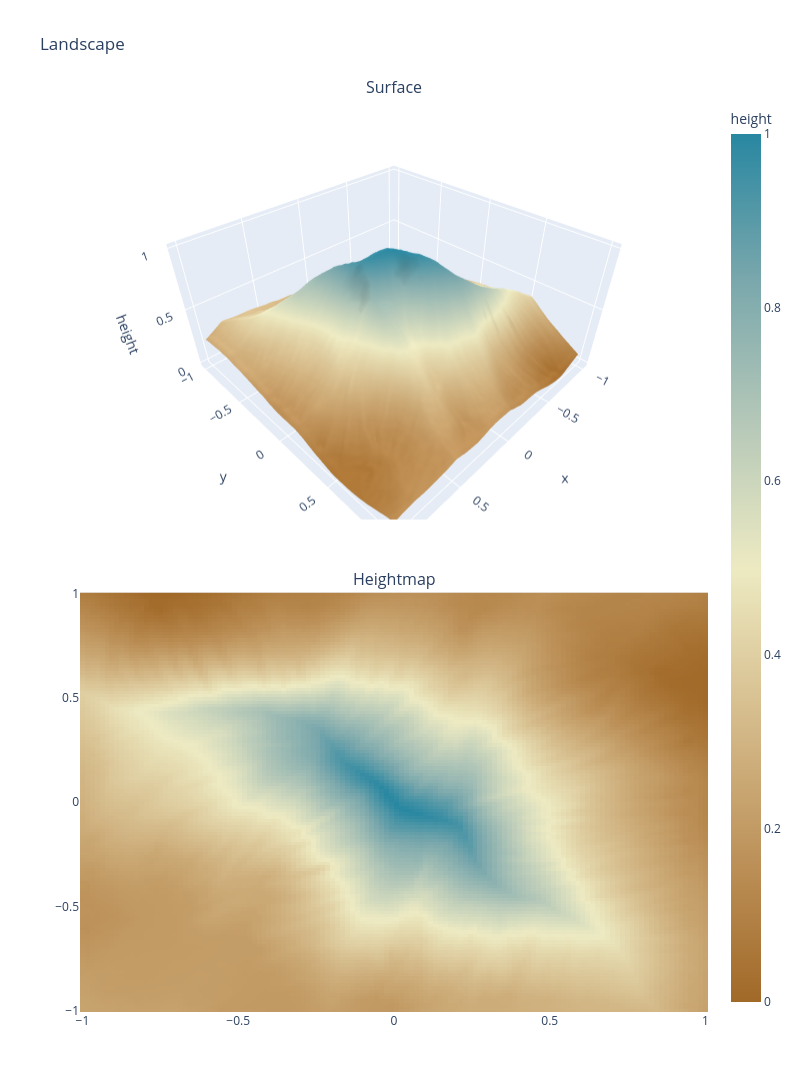
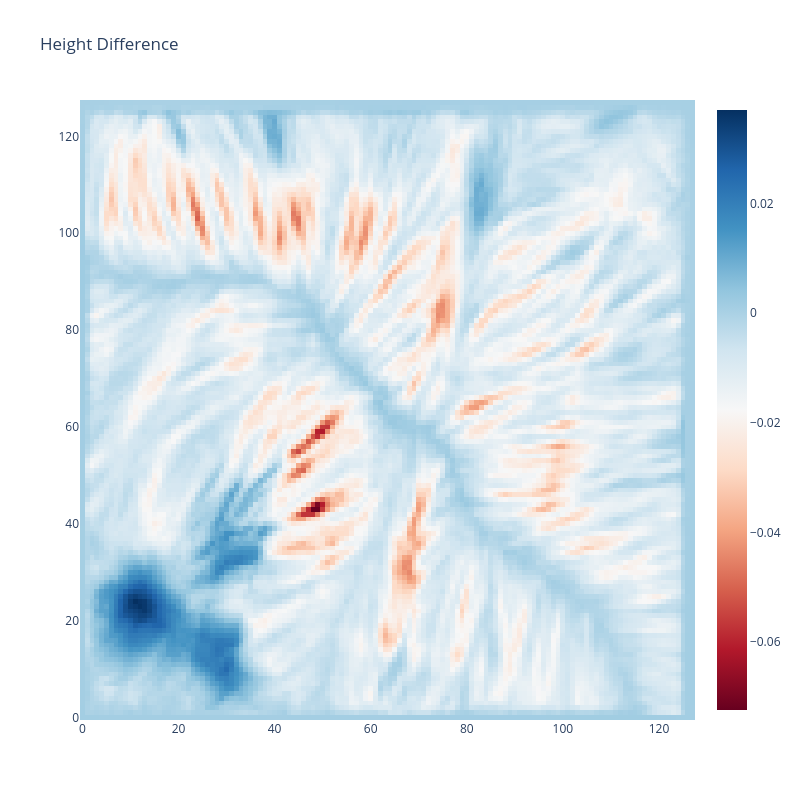

Source (notebook cell) for these figures, in order:
### Code cell
import numba as nb


@nb.njit
def sample_height_and_gradient(heightmap, x_pos, y_pos):
    x0 = int(x_pos)
    y0 = int(y_pos)
    x1 = x0 + 1
    y1 = y0 + 1

    sx = x_pos - x0
    sy = y_pos - y0

    h00 = heightmap[y0, x0]
    h10 = heightmap[y0, x1]
    h01 = heightmap[y1, x0]
    h11 = heightmap[y1, x1]

    h0 = h00 * (1.0 - sx) + h10 * sx
    h1 = h01 * (1.0 - sx) + h11 * sx
    h = h0 * (1.0 - sy) + h1 * sy

    grad_x = (h10 - h00) * (1.0 - sy) + (h11 - h01) * sy
    grad_y = (h01 - h00) * (1.0 - sx) + (h11 - h10) * sx
    return h, grad_x, grad_y


@nb.njit
def deposit_bilinear(heightmap, x_pos, y_pos, amount):
    x0 = int(x_pos)
    y0 = int(y_pos)
    x1 = x0 + 1
    y1 = y0 + 1

    sx = x_pos - x0
    sy = y_pos - y0

    w00 = (1.0 - sx) * (1.0 - sy)
    w10 = sx * (1.0 - sy)
    w01 = (1.0 - sx) * sy
    w11 = sx * sy

    heightmap[y0, x0] += amount * w00
    heightmap[y0, x1] += amount * w10
    heightmap[y1, x0] += amount * w01
    heightmap[y1, x1] += amount * w11


@nb.njit
def erode_with_brush(heightmap, x_pos, y_pos, amount, radius):
    center_x = int(x_pos)
    center_y = int(y_pos)
    h = heightmap.shape[0]
    w = heightmap.shape[1]

    total_weight = 0.0
    for oy in range(-radius, radius + 1):
        for ox in range(-radius, radius + 1):
            xi = center_x + ox
            yi = center_y + oy
            if xi <= 0 or xi >= w - 1 or yi <= 0 or yi >= h - 1:
                continue
            dist = (ox * ox + oy * oy) ** 0.5
            if dist > radius:
                continue
            total_weight += radius + 1.0 - dist

    if total_weight <= 0.0:
        return 0.0

    removed = 0.0
    for oy in range(-radius, radius + 1):
        for ox in range(-radius, radius + 1):
            xi = center_x + ox
            yi = center_y + oy
            if xi <= 0 or xi >= w - 1 or yi <= 0 or yi >= h - 1:
                continue
            dist = (ox * ox + oy * oy) ** 0.5
            if dist > radius:
                continue

            weight = radius + 1.0 - dist
            share = amount * (weight / total_weight)

            local_floor = 1e18
            for ny in range(yi - 1, yi + 2):
                for nx in range(xi - 1, xi + 2):
                    if ny == yi and nx == xi:
                        continue
                    v = heightmap[ny, nx]
                    if v < local_floor:
                        local_floor = v

            max_remove = heightmap[yi, xi] - local_floor
            if max_remove < 0.0:
                max_remove = 0.0

            delta = share
            if delta > max_remove:
                delta = max_remove

            heightmap[yi, xi] -= delta
            removed += delta

    return removed


@nb.njit
def diffuse_step(heightmap, alpha):
    src = heightmap.copy()
    h = heightmap.shape[0]
    w = heightmap.shape[1]

    for yi in range(1, h - 1):
        for xi in range(1, w - 1):
            lap = (
                src[yi - 1, xi]
                + src[yi + 1, xi]
                + src[yi, xi - 1]
                + src[yi, xi + 1]
                - 4.0 * src[yi, xi]
            )
            heightmap[yi, xi] = src[yi, xi] + alpha * lap


@nb.njit
def hydraulic_erosion_numba(
    heightmap,
    start_x,
    start_y,
    max_steps,
    inertia,
    capacity,
    min_slope,
    deposition,
    erosion,
    evaporation,
    gravity,
    max_deposit_step,
    max_erode_step,
    brush_radius,
    diffuse_every,
    diffuse_alpha,
):
    hm = heightmap.copy()
    h = hm.shape[0]
    w = hm.shape[1]
    iterations = start_x.shape[0]

    for drop_idx in range(iterations):
        x_pos = start_x[drop_idx]
        y_pos = start_y[drop_idx]

        dir_x = 0.0
        dir_y = 0.0
        speed = 1.0
        water = 1.0
        sediment = 0.0

        for _ in range(max_steps):
            if x_pos < 1.0 or x_pos >= w - 2.0 or y_pos < 1.0 or y_pos >= h - 2.0:
                break

            h_now, grad_x, grad_y = sample_height_and_gradient(hm, x_pos, y_pos)

            dir_x = dir_x * inertia - grad_x * (1.0 - inertia)
            dir_y = dir_y * inertia - grad_y * (1.0 - inertia)

            norm = (dir_x * dir_x + dir_y * dir_y) ** 0.5
            if norm < 1e-12:
                break

            dir_x /= norm
            dir_y /= norm

            new_x = x_pos + dir_x
            new_y = y_pos + dir_y
            if new_x < 1.0 or new_x >= w - 2.0 or new_y < 1.0 or new_y >= h - 2.0:
                break

            h_new, _, _ = sample_height_and_gradient(hm, new_x, new_y)
            delta_h = h_new - h_now

            slope = -delta_h
            if slope < min_slope:
                slope = min_slope
            sediment_capacity = slope * speed * water * capacity

            if delta_h > 0.0 or sediment > sediment_capacity:
                target = (
                    delta_h
                    if delta_h > 0.0
                    else (sediment - sediment_capacity) * deposition
                )
                deposit_amount = sediment
                if target < deposit_amount:
                    deposit_amount = target
                if max_deposit_step < deposit_amount:
                    deposit_amount = max_deposit_step

                if deposit_amount > 0.0:
                    deposit_bilinear(hm, x_pos, y_pos, deposit_amount)
                    sediment -= deposit_amount
            else:
                erode_amount = (sediment_capacity - sediment) * erosion
                downhill_limit = -delta_h
                if downhill_limit < erode_amount:
                    erode_amount = downhill_limit
                if max_erode_step < erode_amount:
                    erode_amount = max_erode_step

                if erode_amount > 0.0:
                    lifted = erode_with_brush(
                        hm, x_pos, y_pos, erode_amount, brush_radius
                    )
                    sediment += lifted

            speed_sq = speed * speed + (-delta_h) * gravity
            if speed_sq < 0.05:
                speed_sq = 0.05
            speed = speed_sq**0.5
            if speed > 3.0:
                speed = 3.0

            water *= 1.0 - evaporation
            x_pos = new_x
            y_pos = new_y

            if water < 0.02:
                break

        if diffuse_every > 0 and ((drop_idx + 1) % diffuse_every == 0):
            diffuse_step(hm, diffuse_alpha)

    return hm


def hydraulic_erosion(
    heightmap,
    iterations=25000,
    max_steps=45,
    inertia=0.15,
    capacity=1.6,
    min_slope=0.01,
    deposition=0.08,
    erosion=0.05,
    evaporation=0.03,
    gravity=4.0,
    max_deposit_step=0.025,
    max_erode_step=0.012,
    brush_radius=1,
    diffuse_every=6000,
    diffuse_alpha=0.01,
    seed=None,
):
    rng = np.random.default_rng(seed)
    h, w = heightmap.shape
    start_x = rng.uniform(1.0, w - 2.0, size=iterations).astype(np.float64)
    start_y = rng.uniform(1.0, h - 2.0, size=iterations).astype(np.float64)

    hm64 = np.asarray(heightmap, dtype=np.float64)
    eroded = hydraulic_erosion_numba(
        hm64,
        start_x,
        start_y,
        max_steps,
        inertia,
        capacity,
        min_slope,
        deposition,
        erosion,
        evaporation,
        gravity,
        max_deposit_step,
        max_erode_step,
        int(brush_radius),
        int(diffuse_every),
        diffuse_alpha,
    )
    return eroded.astype(heightmap.dtype, copy=False)


norm_eroded_height = minmax_norm(hydraulic_erosion(norm_height))
plot_landscape(x, y, xx, yy, norm_eroded_height)


def plot_diff_heatmap(diff):
    fig = go.Figure(data=go.Heatmap(z=diff, colorscale="RdBu"))
    fig.update_layout(height=800, width=800, title="Height Difference")
    fig.show()


height_diff = norm_eroded_height - norm_height
plot_diff_heatmap(height_diff)

### Figure 1 — Plotly figure (JSON) as saved in the notebook; plotly's stock layout.template omitted (floating-point values rounded to 4 significant figures; data arrays with more than 128 entries replaced by an {"elided": "..."} marker saying what was removed)
{"data": [{"colorscale": [[0, "rgb(161, 105, 40)"], [0.1667, "rgb(189, 146, 90)"], [0.3333, "rgb(214, 189, 141)"], [0.5, "rgb(237, 234, 194)"], [0.6667, "rgb(181, 200, 184)"], [0.8333, "rgb(121, 167, 172)"], [1, "rgb(40, 135, 161)"]], "scene": "scene", "showscale": false, "type": "surface", "x": {"elided": "128x128 float values"}, "y": {"elided": "128x128 float values"}, "z": {"elided": "128x128 float values"}}, {"colorbar": {"title": {"text": "height"}}, "colorscale": [[0, "rgb(161, 105, 40)"], [0.1667, "rgb(189, 146, 90)"], [0.3333, "rgb(214, 189, 141)"], [0.5, "rgb(237, 234, 194)"], [0.6667, "rgb(181, 200, 184)"], [0.8333, "rgb(121, 167, 172)"], [1, "rgb(40, 135, 161)"]], "type": "heatmap", "x": [-1.0, -0.9843, -0.9685, -0.9528, -0.937, -0.9213, -0.9055, -0.8898, -0.874, -0.8583, -0.8425, -0.8268, -0.811, -0.7953, -0.7795, -0.7638, -0.748, -0.7323, -0.7165, -0.7008, -0.685, -0.6693, -0.6535, -0.6378, -0.622, -0.6063, -0.5906, -0.5748, -0.5591, -0.5433, -0.5276, -0.5118, -0.4961, -0.4803, -0.4646, -0.4488, -0.4331, -0.4173, -0.4016, -0.3858, -0.3701, -0.3543, -0.3386, -0.3228, -0.3071, -0.2913, -0.2756, -0.2598, -0.2441, -0.2283, -0.2126, -0.1969, -0.1811, -0.1654, -0.1496, -0.1339, -0.1181, -0.1024, -0.08661, -0.07087, -0.05512, -0.03937, -0.02362, -0.007874, 0.007874, 0.02362, 0.03937, 0.05512, 0.07087, 0.08661, 0.1024, 0.1181, 0.1339, 0.1496, 0.1654, 0.1811, 0.1969, 0.2126, 0.2283, 0.2441, 0.2598, 0.2756, 0.2913, 0.3071, 0.3228, 0.3386, 0.3543, 0.3701, 0.3858, 0.4016, 0.4173, 0.4331, 0.4488, 0.4646, 0.4803, 0.4961, 0.5118, 0.5276, 0.5433, 0.5591, 0.5748, 0.5906, 0.6063, 0.622, 0.6378, 0.6535, 0.6693, 0.685, 0.7008, 0.7165, 0.7323, 0.748, 0.7638, 0.7795, 0.7953, 0.811, 0.8268, 0.8425, 0.8583, 0.874, 0.8898, 0.9055, 0.9213, 0.937, 0.9528, 0.9685, 0.9843, 1.0], "xaxis": "x", "y": [-1.0, -0.9843, -0.9685, -0.9528, -0.937, -0.9213, -0.9055, -0.8898, -0.874, -0.8583, -0.8425, -0.8268, -0.811, -0.7953, -0.7795, -0.7638, -0.748, -0.7323, -0.7165, -0.7008, -0.685, -0.6693, -0.6535, -0.6378, -0.622, -0.6063, -0.5906, -0.5748, -0.5591, -0.5433, -0.5276, -0.5118, -0.4961, -0.4803, -0.4646, -0.4488, -0.4331, -0.4173, -0.4016, -0.3858, -0.3701, -0.3543, -0.3386, -0.3228, -0.3071, -0.2913, -0.2756, -0.2598, -0.2441, -0.2283, -0.2126, -0.1969, -0.1811, -0.1654, -0.1496, -0.1339, -0.1181, -0.1024, -0.08661, -0.07087, -0.05512, -0.03937, -0.02362, -0.007874, 0.007874, 0.02362, 0.03937, 0.05512, 0.07087, 0.08661, 0.1024, 0.1181, 0.1339, 0.1496, 0.1654, 0.1811, 0.1969, 0.2126, 0.2283, 0.2441, 0.2598, 0.2756, 0.2913, 0.3071, 0.3228, 0.3386, 0.3543, 0.3701, 0.3858, 0.4016, 0.4173, 0.4331, 0.4488, 0.4646, 0.4803, 0.4961, 0.5118, 0.5276, 0.5433, 0.5591, 0.5748, 0.5906, 0.6063, 0.622, 0.6378, 0.6535, 0.6693, 0.685, 0.7008, 0.7165, 0.7323, 0.748, 0.7638, 0.7795, 0.7953, 0.811, 0.8268, 0.8425, 0.8583, 0.874, 0.8898, 0.9055, 0.9213, 0.937, 0.9528, 0.9685, 0.9843, 1.0], "yaxis": "y", "z": {"elided": "128x128 float values"}}], "layout": {"annotations": [{"font": {"size": 16}, "showarrow": false, "text": "Surface", "x": 0.5, "xanchor": "center", "xref": "paper", "y": 1, "yanchor": "bottom", "yref": "paper"}, {"font": {"size": 16}, "showarrow": false, "text": "Heightmap", "x": 0.5, "xanchor": "center", "xref": "paper", "y": 0.46, "yanchor": "bottom", "yref": "paper"}], "height": 1300, "scene": {"domain": {"x": [0, 1], "y": [0.54, 1]}, "xaxis": {"title": {"text": "x"}}, "yaxis": {"title": {"text": "y"}}, "zaxis": {"title": {"text": "height"}}}, "title": {"text": "Landscape"}, "width": 800, "xaxis": {"anchor": "y", "domain": [0, 1]}, "yaxis": {"anchor": "x", "domain": [0, 0.46]}}}

### Figure 2 — Plotly figure (JSON) as saved in the notebook; plotly's stock layout.template omitted (floating-point values rounded to 4 significant figures; data arrays with more than 128 entries replaced by an {"elided": "..."} marker saying what was removed)
{"data": [{"colorscale": [[0, "rgb(103,0,31)"], [0.1, "rgb(178,24,43)"], [0.2, "rgb(214,96,77)"], [0.3, "rgb(244,165,130)"], [0.4, "rgb(253,219,199)"], [0.5, "rgb(247,247,247)"], [0.6, "rgb(209,229,240)"], [0.7, "rgb(146,197,222)"], [0.8, "rgb(67,147,195)"], [0.9, "rgb(33,102,172)"], [1, "rgb(5,48,97)"]], "type": "heatmap", "z": {"elided": "128x128 float values"}}], "layout": {"height": 800, "title": {"text": "Height Difference"}, "width": 800}}
